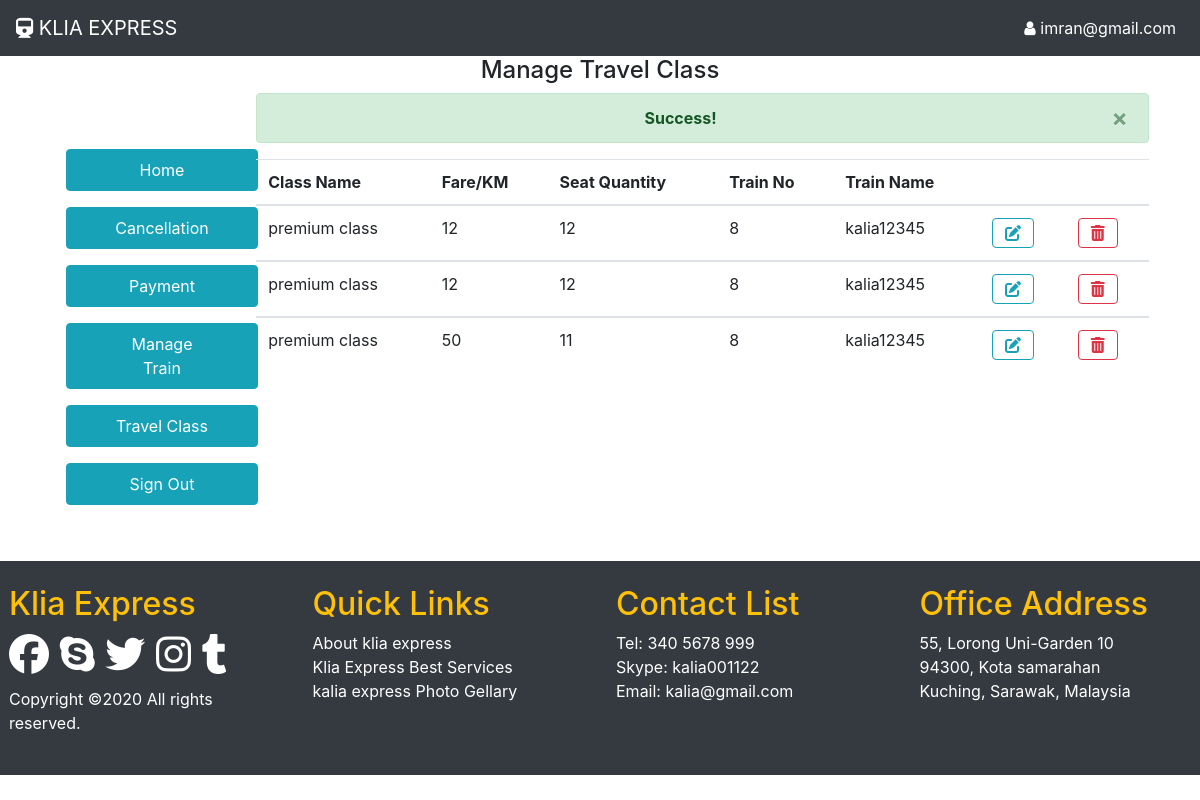
Page /manage.travel.class.php?class_id=2 (signed in) on the committed database.
### tables this page shows
CREATE TABLE `travel_class` (
  `class_id` int(11) NOT NULL,
  `class_name` varchar(100) NOT NULL,
  `fare` varchar(100) NOT NULL,
  `number_of_seats` varchar(100) NOT NULL,
  `train_no` varchar(100) NOT NULL,
  `train_name` varchar(100) NOT NULL
);

### classes/DB.php (called while the page is built, shortened)
<?php
class DB
{
	private $host = "localhost";
	private $user = "root";
	private $password = "";
	private $database = "oosd";
	function __construct(){
		$this->conn = new mysqli(
			$this->host,
			$this->user,
			$this->password,
			$this->database
		);
		$this->db = $this->conn;
	}
}
?>

### classes/TravelClass.php (called while the page is built, shortened)
<?php
class TravelClass extends Train
{
     public function view_travel_class($table){
        $array = array();
        $sql = "SELECT * FROM ".$table;
        $result = $this->db->query($sql);
        if ($result->num_rows > 0) {
            while($row = $result->fetch_assoc()) {
                $array[] = $row;
            }
            return $array;
        } else {
            return false;
        }
    }
    public function delete_class($table,$id){
    $sql = "DELETE FROM ".$table." WHERE class_id='$id'";
        if ($this->db->query($sql) == true) {
            return true;
        } else {
            return false;
        }
    }
}
?>

### manage.travel.class.php (the view, shortened to what this page needs)
<?php
 include ("login.header.php");
 ?>
 <!DOCTYPE html>
<html lang="en">
<head>
    <link rel="stylesheet" href="https://maxcdn.bootstrapcdn.com/bootstrap/4.4.1/css/bootstrap.min.css">
    <link rel="stylesheet" href="https://cdnjs.cloudflare.com/ajax/libs/font-awesome/4.7.0/css/font-awesome.min.css">
</head>
<body>
	<h4 class="text-center">Manage Travel Class</h4>
	<div class="row justify-content-center">
		<div class="col-sm-2 col-lg-2 my-5">
			<?php include("admin.sidebar.php") ?>
		</div>
		<div class="col-lg-9 col-sm-9">
            <?php
            if (isset($_GET["class_id"])) {
                $travel = new TravelClass();
                if($travel->delete_class('travel_class',$_GET["class_id"])==true) {
                    echo "<div class='text-center alert alert-success alert-dismissible fade show' role='alert'>"
                    ."<strong>Success!</strong>"
                    ."<button type='button' class='close' data-dismiss='alert' aria-label='Close'>"
                    ."<span aria-hidden='true'>&times;</span>"
                    ."</button>"
                    ."</div>";
                 }
            }
            ?>
			 <table class="table table-hover">
                            <thead>
                                <tr>
                                    <th>Class Name</th>
                                    <th>Fare/KM</th>
                                    <th>Seat Quantity</th>
                                    <th>Train No</th>
                                    <th>Train Name</th>
                                    <th></th>
                                    <th></th>
                                </tr>
                            </thead>
                            <?php
                        $travel = new TravelClass();
                        $data = $travel->view_travel_class("travel_class");
                        if (!empty($data)) {
                        foreach ($data as $key => $value) {
                        ?>
                            <tbody id="myTable">
                                <tr>
                                    <td><?php echo $value["class_name"];?></td>
                                    <td><?php echo $value["fare"];?></td>
                                    <td><?php echo $value["number_of_seats"];?></td>
                                    <td><?php echo $value["train_no"];?></td>
                                    <td><?php echo $value["train_name"];?></td>
                                    <td>
                                        <a href="update.travel.class.php?class_id=<?php echo $value['class_id'];?>" class="btn btn-outline-info"><i class="fas fa-edit"></i></a>
                                    </td>
                                    <td>
                                        <a href="manage.travel.class.php?class_id=<?php echo $value['class_id'];?>" class="btn btn-outline-danger"><i class="fas fa-trash-alt"></i></a>
                                    </td>
                                </tr>
                            </tbody>
                            <?php
                        }
                       }
                   ?>
                        </table>
		</div>
	</div>
    <?php
       include("footer.php");
    ?>
</body>
</html>

### manage.travel.class.php (style rules this page uses)
body { font-family: 'Times New Roman', Times, serif; overflow-x: hidden; }

### rows in the picture
travel_class: class_name "premium class", fare "12", number_of_seats "12", train_no "8", train_name "kalia12345"
travel_class: class_name "premium class", fare "12", number_of_seats "12", train_no "8", train_name "kalia12345"
travel_class: class_name "premium class", fare "50", number_of_seats "11", train_no "8", train_name "kalia12345"

### other values in the picture
$_SESSION["email"] "imran@gmail.com"
